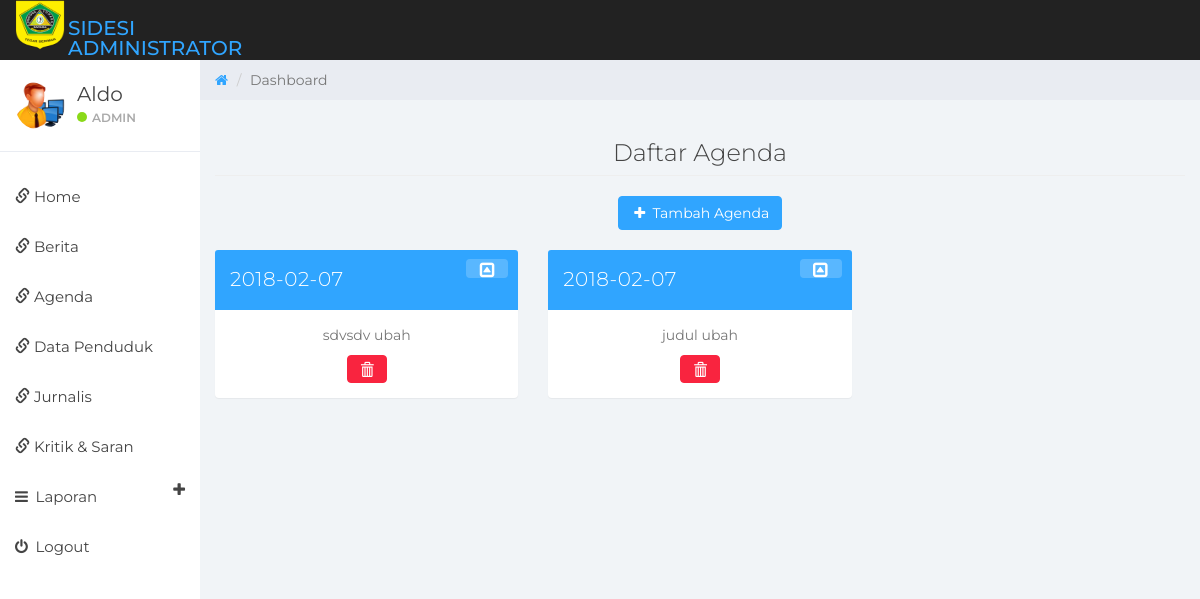
The page /admin_page/home.php?page=agenda (signed in) on the database its author committed.
### tables this page shows
CREATE TABLE IF NOT EXISTS `pegawai` (
  `id_pegawai` char(5) NOT NULL,
  `nip` varchar(20) NOT NULL,
  `bagian` varchar(30) NOT NULL,
  `nm_pegawai` varchar(30) NOT NULL,
  `password` varchar(15) NOT NULL,
  PRIMARY KEY (`id_pegawai`)
);

CREATE TABLE IF NOT EXISTS `agenda` (
  `id_agenda` char(5) NOT NULL,
  `judul` varchar(50) NOT NULL,
  `tanggal` date NOT NULL,
  `isi` text NOT NULL,
  `foto` varchar(200) NOT NULL,
  `id_pegawai` char(5) NOT NULL,
  PRIMARY KEY (`id_agenda`),
  KEY `id_pegawai` (`id_pegawai`)
);

### admin_page/agenda.php (the view, shortened to what this page needs)
<div class="row">
		<div class="col-lg-12" align="center">
			<h3 class="page-header">Daftar Agenda</h3>
				<button type="button" class="btn btn-md btn-primary" data-toggle="modal" data-target="#ModalInput">
				  <i class="fa fa-fw fa-plus"></i>&nbsp;Tambah Agenda
				</button>
				<br><br>
		</div>
</div>
			<?php
			include"../koneksi/koneksi.php";
			?>
	<div class="row">
		<?php
	$query = "select * from agenda order by tanggal";
	$tampil = mysqli_query($conn,$query);
	while ($hasil = mysqli_fetch_array($tampil)) {
       ?>
		<div class="col-md-4">
			<div class="panel panel-primary">
				<div class="panel-heading">
				<a href="home.php?page=agenda_lkp&&id=<?php echo $hasil['id_agenda']?>">
						<font color="white"><?php echo "$hasil[tanggal]";?></font>
					</a>
					<span class="pull-right clickable panel-toggle"><em class="fa fa-toggle-up"></em></span>
					</div>
				<div class="panel-body" align="center">
					<p><?php echo "$hasil[judul]";?></p>
				<button type="button" class="btn btn-danger" value='<?php echo $hasil['id_agenda'];?>' onclick="hapusdata(this.value)" data-toggle="modal" data-target="#hapus_info"><i class="glyphicon glyphicon-trash"></i></button>
				</div>
			</div>
		</div>
		<?php
	}
		?>

### admin_page/header.php (shortened to what this page needs)
<?php include"../koneksi/koneksi.php";
    ?>
<!DOCTYPE html>
<html>
<head>
	<link href="css/bootstrap.min.css" rel="stylesheet">
	<link href="css/font-awesome.min.css" rel="stylesheet">
	<link href="css/datepicker3.css" rel="stylesheet">
	<link href="css/styles.css" rel="stylesheet">
</head>
<body>
	<nav class="navbar navbar-custom navbar-fixed-top" role="navigation">
		<div class="container-fluid">
			<div class="navbar-header">
				<img src="../images/logo.png" width="50" height="50" align='left'>&nbsp;
				<a class="navbar-brand" href="home.php?page=beranda" align='left'><span>SIDESI<br>Administrator</span></a>
			</div>
		</div>
	</nav>
	<div id="sidebar-collapse" class="col-sm-3 col-lg-2 sidebar">
		<div class="profile-sidebar">
			<div class="profile-userpic">
				<img src="../images/admin.ico" class="img-responsive" alt=""/>
			</div>
			<div class="profile-usertitle">
			<?php
      $id = $_SESSION['id_pegawai'];
      $sql = "select * from pegawai where id_pegawai='".$id."'";
      $query = mysqli_query($conn, $sql);
      while($data = mysqli_fetch_array($query)){
      ?>
				<div class="profile-usertitle-name"> <?php echo  $data['nm_pegawai'];    ?> </div>
	  <?php
	  }
	  ?>
				<div class="profile-usertitle-status"><span class="indicator label-success"></span>Admin</div>
			</div>
		</div>
		<ul class="nav menu" >
			<li><a href="home.php?page=beranda"><i class="glyphicon glyphicon-link"></i> Home </a></li>
			<li><a href="home.php?page=informasi"><i class="glyphicon glyphicon-link"></i> Berita </a></li>
			<li><a href="home.php?page=agenda"><i class="glyphicon glyphicon-link"></i> Agenda</a></li>
			<li><a href="home.php?page=penduduk"><i class="glyphicon glyphicon-link"></i> Data Penduduk</a></li>
			<li><a href="home.php?page=jurnalis"><i class="glyphicon glyphicon-link"></i> Jurnalis</a></li>
			<li><a href="home.php?page=saran"><i class="glyphicon glyphicon-link"></i> Kritik & Saran</a></li>
			<li class="parent "><a data-toggle="collapse" href="#sub-item-1">
				<em class="fa fa-navicon">&nbsp;</em> Laporan <span data-toggle="collapse" href="#sub-item-1" class="icon pull-right"><em class="fa fa-plus"></em></span>
				</a>
			</li>
			<li><a href="logout.php"><em class="fa fa-power-off">&nbsp;</em> Logout</a></li>
		</ul>
	</div>
	<div class="col-sm-9 col-sm-offset-3 col-lg-10 col-lg-offset-2 main">
		<div class="row">
			<ol class="breadcrumb">
				<li><a href="home.php">
					<em class="fa fa-home"></em>
				</a></li>
				<li class="active">Dashboard</li>
			</ol>
		</div>

### admin_page/css/styles.css (style rules this page uses)
body { background: #f1f4f7; padding-top: 60px; font-size: 14px; color: #444444; font-family: "Montserrat", "Helvetica Neue", Helvetica, Arial, sans-serif; }
p { color: #777; }
a, a:hover, a:focus { color: #30a5ff; }
h1, h2, h3, h4, h5, h6 { color: #444444; }
h3, h4 { font-weight: 300; }
.navbar-custom { background: #222; height: 60px; }
.navbar-header .navbar-brand { color: #fff; font-size: 20px; text-transform: uppercase; font-weight: 500; height: 60px; padding-top: 18px; }
.navbar-header .navbar-brand span { color: #30a5ff; }
.btn-primary, .btn-primary:hover, .btn-primary:focus, .btn-primary:active, .btn-primary.active, .open > .dropdown-toggle.btn-primary, .btn-primary.disabled, .btn-primary[disabled], fieldset[disabled] .btn-primary, .btn-primary.disabled:hover, .btn-primary[disabled]:hover, fieldset[disabled] .btn-primary:hover, .btn-primary.disabled:focus, .btn-primary[disabled]:focus, fieldset[disabled] .btn-primary:focus, .btn-primary.disabled:active, .btn-primary[disabled]:active, fieldset[disabled] .btn-primary:active, .btn-primary.disabled.active, .btn-primary[disabled].active, fieldset[disabled] .btn-primary.active { background-color: #30a5ff; border-color: #30a5ff; }
.btn-danger, .btn-danger:hover, .btn-danger:focus, .btn-danger:active, .btn-danger.active, .open > .dropdown-toggle.btn-danger, .btn-danger.disabled, .btn-danger[disabled], fieldset[disabled] .btn-danger, .btn-danger.disabled:hover, .btn-danger[disabled]:hover, fieldset[disabled] .btn-danger:hover, .btn-danger.disabled:focus, .btn-danger[disabled]:focus, fieldset[disabled] .btn-danger:focus, .btn-danger.disabled:active, .btn-danger[disabled]:active, fieldset[disabled] .btn-danger:active, .btn-danger.disabled.active, .btn-danger[disabled].active, fieldset[disabled] .btn-danger.active { background-color: #f9243f; border-color: #f9243f; }
.label-success { background-color: #8ad919; }
.panel { border: 0; }
.panel-heading .fa-toggle-up, .panel-heading .fa-toggle-down { font-size: 17px; }
.panel-primary > .panel-heading { background-color: #30a5ff; color: #fff; border: none; }
.panel-primary .panel-settings, .panel-primary .panel-toggle, .panel-success .panel-settings, .panel-success .panel-toggle, .panel-info .panel-settings, .panel-info .panel-toggle, .panel-warning .panel-settings, .panel-warning .panel-toggle, .panel-danger .panel-settings, .panel-danger .panel-toggle { border: none; color: #fff; background-color: rgba(255, 255, 255, 0.2); }
.panel-heading { font-size: 20px; font-weight: 300; letter-spacing: 0.025em; height: 60px; line-height: 38px; }
.panel-settings a, .panel-toggle { width: 40px; padding: 2px 0 0 0; }
.panel-settings, .panel-toggle { display: inline-block; margin: -1px -5px 0 15px !important; border-radius: 4px; text-align: center; border: 1px solid #e9ecf2; color: #7c7c7c; background: #fff; width: 42px; }
.clickable { cursor: pointer; }
.panel-heading span { margin: 0px; font-size: 14px; }
.navbar { border: 0; }
.sidebar { display: block; padding: 0; display: none; box-shadow: none; background: #fff; }
.sidebar ul { margin: 20px 0px; }
@media (min-width: 768px) { .sidebar { display: block; position: fixed; top: 60px; bottom: 0; left: 0; z-index: 1000; display: block; margin: 0; padding: 0; overflow-x: hidden; overflow-y: auto; } }
@media (min-width: 768px) { .navbar-header { width: 100%; } }
.sidebar ul.nav li a { height: 50px; font-size: 15px; line-height: 2em; color: #444444; }
.profile-sidebar { padding: 10px 0; border-bottom: 1px solid #e9ecf2; }
.indicator { width: 10px; height: 10px; display: inline-block; border-radius: 9999px; margin-right: 5px; }
.profile-userpic img { float: left; margin: 10px 0px 0px 15px; width: 50px; height: 50px; border-radius: 9999px !important; }
.profile-usertitle { float: left; text-align: left; margin: 10px 0 0 12px; }
.profile-usertitle-name { font-size: 20px; margin-bottom: 0px; }
.profile-usertitle-status { text-transform: uppercase; color: #AAA; font-size: 12px; font-weight: 600; margin-bottom: 15px; }
.breadcrumb { border-radius: 0; padding: 10px 15px 10px 15px; background: #e9ecf2; margin: 0; }

### rows shown on the page
pegawai: nm_pegawai "Aldo"
agenda: tanggal "2018-02-07", judul "sdvsdv ubah"
agenda: tanggal "2018-02-07", judul "judul ubah"
